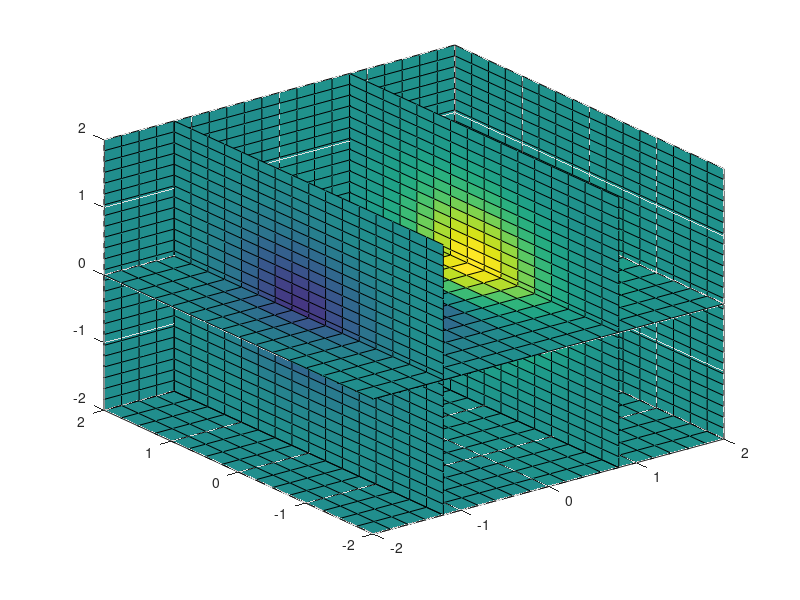

This chart was generated by the following MATLAB code: (Note: this script raises an error after producing the figure.)
clear; close; home

% Example 1: First example from 'doc slice'
[x,y,z] = meshgrid(-2:.2:2,-2:.25:2,-2:.16:2);
v = x.*exp(-x.^2-y.^2-z.^2);
xslice = [-1.2,.8,2];
yslice = 2;
zslice = [-2,0];
slice(x,y,z,v,xslice,yslice,zslice)



%% Slicing At Arbitrary Angles
% You can also create slices that are oriented in arbitrary planes. To do this,

% Create a slice surface in the domain of the volume (surf, linspace).
% Orient this surface with respect to the axes (rotate).
% Get the XData, YData, and ZData of the surface.
% Use this data to draw the slice plane within the volume.
% For example, these statements slice the volume in the first example with a rotated plane. Placing these commands within a for loop "passes" the plane through the volume along the z-axis.

[x,y,z] = meshgrid(linspace(-2, 2, 128), linspace(-2, 2, 128), linspace(-2, 2, 85));
% v = x.*exp(-x.^2-y.^2-z.^2);
sideLength = 128;
v = normImage(makeCircle(sideLength, 40, [sideLength/2 sideLength/2]) - makeCircle(sideLength, 45, [sideLength/2 sideLength/2]));
v = repmat(v, 1, 1, 85);
figure
N = 80;
for k = -2:.1:2
   hsp = surf(linspace(-2,2,N), linspace(-2,2,N), zeros(N) + k);
   rotate(hsp,[1,-1,1],30)
   xd = hsp.XData;
   yd = hsp.YData;
   zd = hsp.ZData;
   delete(hsp)

%    slice(x,y,z,v,[-2,2],2,-2) % Draw some volume boundaries
%    hold on
   s = slice(x,y,z,v,xd,yd,zd);
   d = s.CData;
   d(isnan(d)) = 0.5;
   imsc(d)
   drawnow
%    hold off
%    view(-5,10)
%    axis([-2.5 2.5 -2 2 -2 4])

%    drawnow
end


%% Slicing with a Nonplanar Surface
% You can slice the volume with any surface. This example probes the volume created in the previous example by passing a spherical slice surface through the volume.

[xsp,ysp,zsp] = sphere;
slice(x,y,z,v,[-2,2],2,-2)
for i = -3:.2:3
   hsp = surface(xsp+i,ysp,zsp);
   rotate(hsp,[1 0 0],90)
   xd = hsp.XData;
   yd = hsp.YData;
   zd = hsp.ZData;
   delete(hsp)
   hold on
   hslicer = slice(x,y,z,v,xd,yd,zd);
   axis tight
   xlim([-3,3])
   view(-10,35)
   drawnow
   delete(hslicer)
   hold off
end
